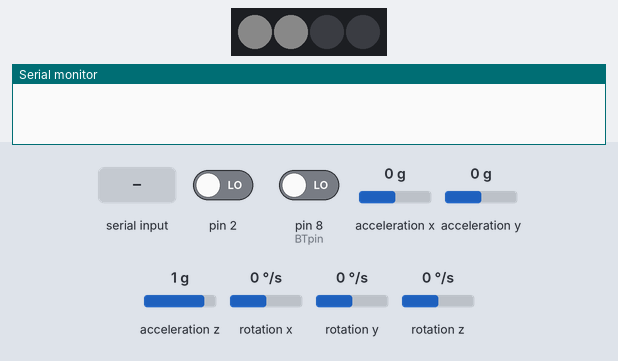
A sketch run on a simulated Arduino Uno, built with avr-gcc and run on an emulated ATmega328P. Shown: 4 RGB LEDs in strip order, left to right, the last lines printed to the serial monitor. Inputs (shaded band) come from the test bench; at power-on: rotation x 0 °/s, rotation y 0 °/s, rotation z 0 °/s, pin 2 LOW, pin 8 (BTpin) LOW, acceleration x 0 g, acceleration y 0 g, acceleration z 1 g. Dim RGB values are drawn brighter than linear; the local clock reads 2024-03-15 10:24:30 at power-on unless the sketch sets it; storage starts empty; the sensor or clock chip raises its interrupt line as the real part does.

Above: at 6.5 s.
6.6 s: "0," received over the second serial link
At 7.3 s:
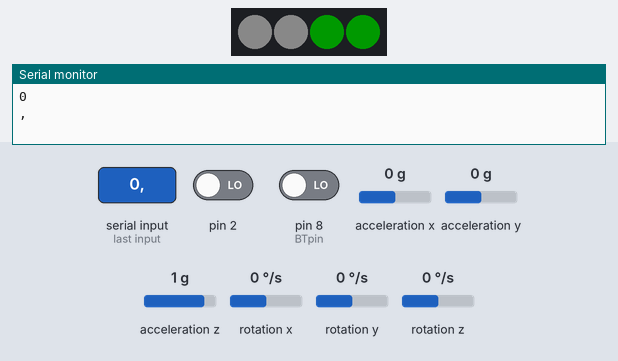
8.1 s: rotation x set to 100 °/s
At 10.6 s:
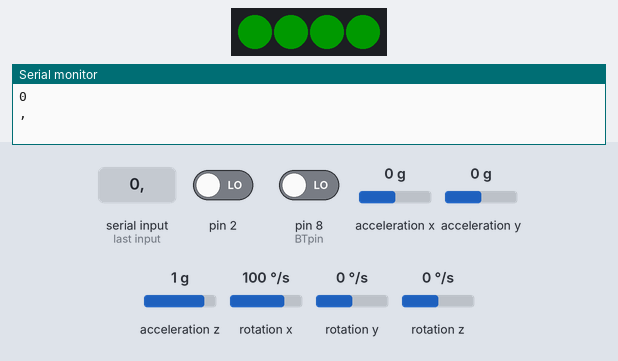
11.1 s: "1," received over the second serial link
At 12.4 s:
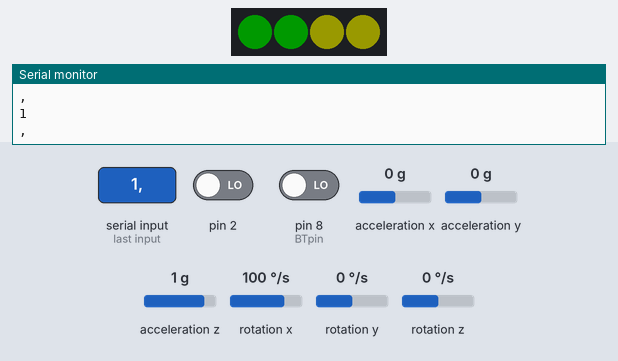
12.7 s: "2," received over the second serial link
At 13.4 s:
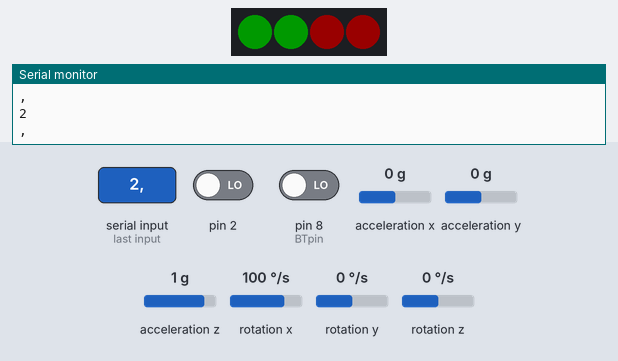
14.2 s: rotation y set to -100 °/s
At 17.0 s:
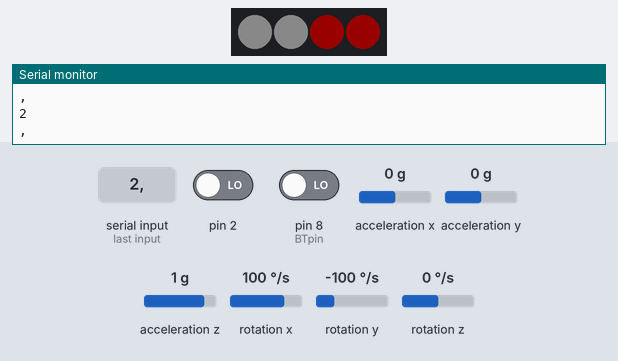
17.2 s: rotation z set to 14 °/s
At 19.0 s:
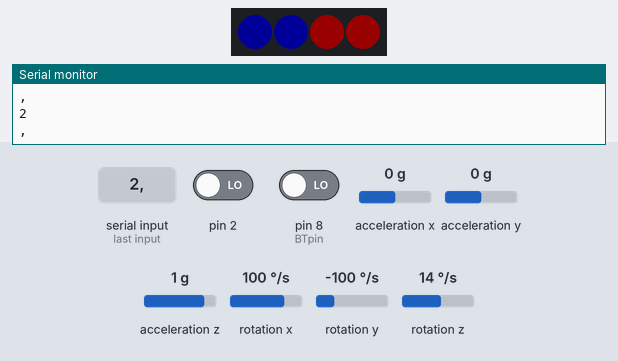
Timing chart, 0 to 20.5 s (numbered marks = the images above; inputs shaded):
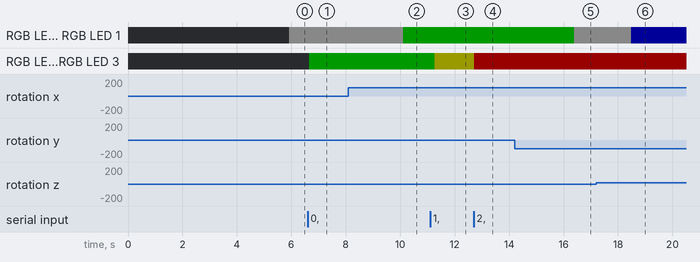

The sketch:

Namsuuun_test.ino
```cpp
  #include <SoftwareSerial.h>
#include <virtuabotixRTC.h>
#include "I2Cdev.h"
#include "SdFat.h"
#include <PololuLedStrip.h>

PololuLedStrip<9> ledStrip;
rgb_color colors[4];


#define SD_CS_PIN 10
SdFat SD;
File myFile;
#include "MPU6050_6Axis_MotionApps20.h"

MPU6050 mpu;

#define OUTPUT_READABLE_YAWPITCHROLL
#define OUTPUT_READABLE_REALACCEL

#define PIN_CLK 7
#define PIN_DAT 6
#define PIN_RST 5
virtuabotixRTC my_rtc(PIN_CLK, PIN_DAT, PIN_RST);

//for Bluetooth device
int BTpin = 8;
SoftwareSerial mySerial(4, 3); // RX, TX


// MPU control/status vars
bool dmpReady = false;  // set true if DMP init was successful
uint8_t mpuIntStatus;   // holds actual interrupt status byte from MPU
uint8_t devStatus;      // return status after each device operation (0 = success, !0 = error)
uint16_t packetSize;    // expected DMP packet size (default is 42 bytes)
uint16_t fifoCount;     // count of all bytes currently in FIFO
uint8_t fifoBuffer[64]; // FIFO storage buffer

// orientation/motion vars
Quaternion q;           // [w, x, y, z]         quaternion container
VectorInt16 aa;         // [x, y, z]            accel sensor measurements
VectorInt16 aaReal;     // [x, y, z]            gravity-free accel sensor measurements
VectorInt16 aaWorld;    // [x, y, z]            world-frame accel sensor measurements
VectorFloat gravity;    // [x, y, z]            gravity vector
//float euler[3];         // [psi, theta, phi]    Euler angle container
float ypr[3];           // [yaw, pitch, roll]   yaw/pitch/roll container and gravity vector
VectorInt16 realGyro;         // [x, y, z]            accel sensor measurements

//for classification
int i=0, MaxX, MinX, GapX, MaxY, MinY, GapY, MaxZ, MinZ, GapZ, GapSumm;
uint16_t  rest = 0, run = 0, stand = 0, walk = 0;
int gyx[10], gyy[10], gyz[10];
String StoServer = "\0";
int activity;

volatile bool mpuInterrupt = false;     // indicates whether MPU interrupt pin has gone high
void dmpDataReady() {
    mpuInterrupt = true;
}

int freeRam ()
{
  extern int __heap_start, *__brkval;
  int v;
  return (int) &v - (__brkval == 0 ? (int) &__heap_start : (int) __brkval);
}

// ================================================================
// ===                      INITIAL SETUP                       ===
// ================================================================

void setup() {
  // set the BTpin for input
   Serial.begin(9600);
   mySerial.begin(9600);
   pinMode(BTpin, INPUT);
   //seconds, minutes, hours, day of the week, day of the month, month, year
  //my_rtc.setDS1302Time(0,34,9,32,05,04,2019);

   // see if the card is present and can be initialized:
   if (!SD.begin(SD_CS_PIN)) {
      //Serial.println("SD failed");
      return;
    }
    Wire.begin();

  while (!Serial);
  // initialize device
    //Serial.println(F("Initializing I2C devices..."));
    mpu.initialize();

  // verify connection
  delay(3000);

  devStatus = mpu.dmpInitialize();

    // supply your own gyro offsets here, scaled for min sensitivity
//    mpu.setXAccelOffset(-1771);
//    mpu.setYAccelOffset(-310);
//    mpu.setZAccelOffset(1394);
//    mpu.setXGyroOffset(50);
//    mpu.setYGyroOffset(34);
//    mpu.setZGyroOffset(42);

  if (devStatus == 0) {
        // turn on the DMP, now that it's ready

        mpu.setDMPEnabled(true);

        // enable Arduino interrupt detection

        attachInterrupt(0, dmpDataReady, RISING);
        mpuIntStatus = mpu.getIntStatus();

        // set our DMP Ready flag so the main loop() function knows it's okay to use it

        dmpReady = true;

        // get expected DMP packet size for later comparison
        packetSize = mpu.dmpGetFIFOPacketSize();
    }
  // see if the card is present and can be initialized:
  delay(500);
  freeRam ();
}


// ================================================================
// ===                    MAIN PROGRAM LOOP                     ===
// ================================================================

uint32_t timer = millis();
uint32_t SDtimer = millis();
uint32_t BLtimer = millis();

void loop() {
    my_rtc.updateTime();

  // if programming failed, don't try to do anything
    if (!dmpReady) return;

    // reset interrupt flag and get INT_STATUS byte
    mpuInterrupt = false;
    mpuIntStatus = mpu.getIntStatus();

    // get current FIFO count
    fifoCount = mpu.getFIFOCount();


    // check for overflow (this should never happen unless our code is too inefficient)
    if ((mpuIntStatus & 0x10) || fifoCount == 1024) {
        // reset so we can continue cleanly
        mpu.resetFIFO();
        //Serial.println(F("FIFO overflow!"));

    // otherwise, check for DMP data ready interrupt (this should happen frequently)
    } else if (mpuIntStatus & 0x02) {
        // wait for correct available data length, should be a VERY short wait
        while (fifoCount < packetSize) fifoCount = mpu.getFIFOCount();

        // read a packet from FIFO
        mpu.getFIFOBytes(fifoBuffer, packetSize);

        // track FIFO count here in case there is > 1 packet available
        // (this lets us immediately read more without waiting for an interrupt)
        fifoCount -= packetSize;
/********************************************SD card and bluetooth manipulation fuction*******************************************/


       #ifdef OUTPUT_READABLE_REALACCEL
            // display real acceleration, adjusted to remove gravity
            mpu.dmpGetQuaternion(&q, fifoBuffer);
            mpu.dmpGetAccel(&aa, fifoBuffer);
            mpu.dmpGetGravity(&gravity, &q);
            mpu.dmpGetLinearAccel(&aaReal, &aa, &gravity);
            mpu.dmpGetGyro(&realGyro, fifoBuffer);
            cls();

        #endif
    }
       if (digitalRead(BTpin)==HIGH){
                   if (SD.exists("test_2.csv")) {
                     myFile = SD.open("test_2.csv"); // open "file.csv" to read data
                      // Serial.println("--- Reading start ---");
                     while((myFile.available() != -1) && (myFile.available()>0)){
                         String sdactivity = myFile.readStringUntil(',');
                         String sdYears = myFile.readStringUntil(',');
                         String sdMonth = myFile.readStringUntil(',');
                         String sdDMonth = myFile.readStringUntil(',');
                         String sdHours = myFile.readStringUntil(',');
                         String sdMins = myFile.readStringUntil(',');
                         String sdSec = myFile.readStringUntil(',');
                         String behaf = myFile.readStringUntil('\n');

                         mySerial.print("[" + sdactivity + "," +  sdYears + "," +  sdMonth + "," +  sdDMonth + "," +  sdHours + "," +  sdMins + "," +  sdSec + "]\n");
                         delay(500); //actually 500 min/s
                     } // close the file:
                     myFile.close();
                     SD.remove("test_2.csv");
                     delay(100);
                   } else {
                        if (BLtimer > millis())  BLtimer = millis();
                          if (millis() - BLtimer > 5000) {
                            BLtimer = millis(); // reset the timer
                            mySerial.print("[" + String(activity) + "]\n");
                          }
                   }
       }
       else{
        SDCARD_W(activity, String(q.w), String(q.x), String(q.y), String(q.z), realGyro.x, realGyro.y, realGyro.z, aa.x, aa.y, aa.z);
       }

      if (mySerial.available()){char inChar = (char)mySerial.read();
          Serial.println(inChar);
          if(inChar == '0'){HealthSetColor(0,25,0);}
          else if(inChar == '1'){HealthSetColor(25,25,0);}
          else if(inChar == '2'){HealthSetColor(25,0,0);}
      }
   delay(100);

}

void SDCARD_W (int activity, String(q_w), String(q_x), String(q_y), String(q_z), int gy_x, int gy_y, int gy_z, int acc_x, int acc_y, int acc_z)
{
  if (SDtimer > millis())  SDtimer = millis();
     if (millis() - SDtimer > 5000) {
        SDtimer = millis(); // reset the timer
        myFile = SD.open("test_2.csv", FILE_WRITE);
        if(myFile)
        {
          myFile.print(activity);
          myFile.print(",");
          myFile.print(q_w);
          myFile.print(",");
          myFile.print(q_x);
          myFile.print(",");
          myFile.print(q_y);
          myFile.print(",");
          myFile.print(q_z);
          myFile.print(",");
          myFile.print(gy_x);
          myFile.print(",");
          myFile.print(gy_y);
          myFile.print(",");
          myFile.print(gy_z);
          myFile.print(",");
          myFile.print(acc_x);
          myFile.print(",");
          myFile.print(acc_y);
          myFile.print(",");
          myFile.print(acc_z);
          myFile.print(",");
          myFile.print(my_rtc.year);
          myFile.print(",");
          myFile.print(my_rtc.month);
          myFile.print(",");
          myFile.print(my_rtc.dayofmonth);
          myFile.print(",");
          myFile.print(my_rtc.hours);
          myFile.print(",");
          myFile.print(my_rtc.minutes);
          myFile.print(",");
          myFile.print(my_rtc.seconds);
          myFile.print(",");
          myFile.println(0);
          myFile.close();
        }
     }
  }


/********************************************activity led fuction******************************************************/
void ActivitySetColor(int red1, int green1, int blue1)
{
  rgb_color color;
  color.red = red1;
  color.green = green1;
  color.blue = blue1;

    // Update the colors buffer.
      for(uint16_t i = 0; i < 2; i++)
      {
        colors[i] = color;
      }
      // Write to the LED strip.
      ledStrip.write(colors, 4);
}

/********************************************health led fuction******************************************************/
void HealthSetColor(int red1, int green1, int blue1)
{
  rgb_color color;
  color.red = red1;
  color.green = green1;
  color.blue = blue1;

    // Update the colors buffer.
      for(uint16_t i = 2; i < 4; i++)
      {
        colors[i] = color;
      }
      // Write to the LED strip.
      ledStrip.write(colors, 4);
}

/********************************************Classification fuction******************************************************/
void cls()
{
    if (timer > millis())  timer = millis();
     if (millis() - timer > 10) {
        timer = millis(); // reset the timer
            gyx[i] = realGyro.x;
            gyy[i] = realGyro.y;
            gyz[i] = realGyro.z;

            i++;
             if(i == 10 ) {
               MaxX = gyx[0];
               MinX = gyx[0];
               MaxY = gyy[0];
               MinY = gyy[0];
               MaxZ = gyz[0];
               MinZ = gyz[0];

               for(int j = 0 ; j < 10; j++){
                  if(MaxX < gyx[j]) MaxX = gyx[j];
                  if(MinX > gyx[j]) MinX = gyx[j];
                  if(MaxY < gyy[j]) MaxY = gyy[j];
                  if(MinY > gyy[j]) MinY = gyy[j];
                  if(MaxZ < gyz[j]) MaxZ = gyz[j];
                  if(MinZ > gyz[j]) MinZ = gyz[j];

                  //if(roll[j] > 45 || roll[j] < -45) rest =rest + 1;
               }

               GapX = MaxX - MinZ;
               GapY = MaxY - MinZ;
               GapZ = MaxZ - MinZ;
               GapSumm = GapX + GapY + GapZ;

               if(GapSumm >= 0 && GapSumm <= 200) { stand++; activity = 2; ActivitySetColor(10, 10, 10); } //standing
               if(GapSumm > 200 && GapSumm <= 800) { activity = 1; stand = 0; ActivitySetColor(0, 0, 25); } //walking
               if(GapSumm > 800)  {activity = 0; stand = 0; ActivitySetColor(0, 25, 0); } //running
               if(stand >= 10) { activity = 3; ActivitySetColor(0, 0, 0);} //resting
               i = 0;
//               rest = 0;
              //Serial.println(activity);
             }
             delay(98);
     }
}
```

Measured:
- after the input at 6.6 s, RGB LED 2, RGB LED 3: off → RGB(0, 25, 0) after 0.05 s
- after the input at 8.1 s, RGB LED 0, RGB LED 1: RGB(10, 10, 10) → RGB(0, 25, 0) after 2.0 s
- after the input at 11.1 s, RGB LED 2, RGB LED 3: RGB(0, 25, 0) → RGB(25, 25, 0) after 0.16 s
- after the input at 12.7 s, RGB LED 2, RGB LED 3: RGB(25, 25, 0) → RGB(25, 0, 0) at once
- after the input at 14.2 s, RGB LED 0, RGB LED 1: RGB(0, 25, 0) → RGB(10, 10, 10) after 2.2 s
- after the input at 17.2 s, RGB LED 0, RGB LED 1: RGB(10, 10, 10) → RGB(0, 0, 25) after 1.3 s
